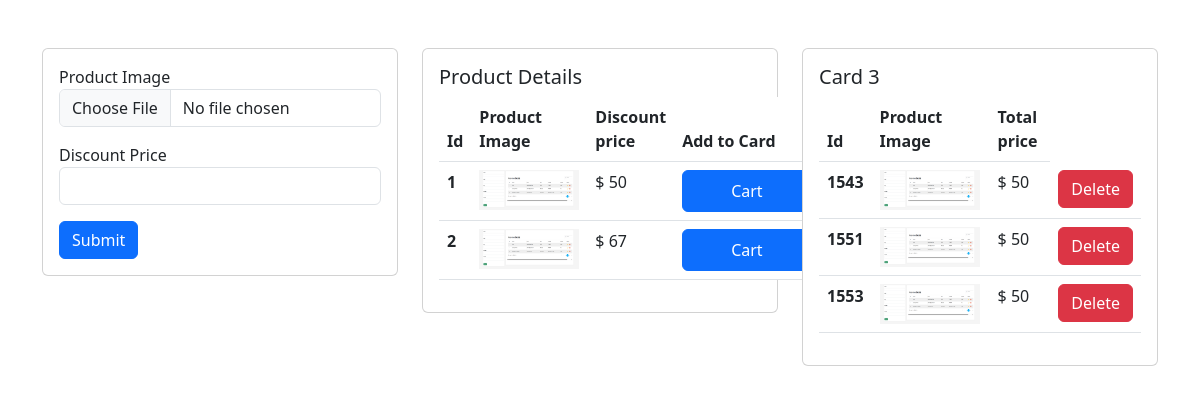
The app's page / (signed in), older data.
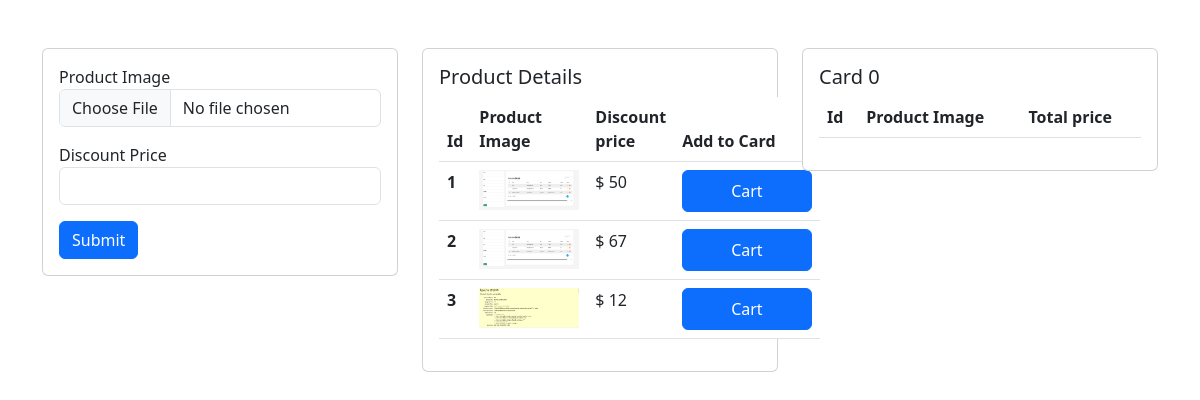
The same page, newer data.
### app/models.py (models this page shows, shortened)
class Product(models.Model):
    user = models.ForeignKey(User, on_delete=models.CASCADE)
    product_image=models.ImageField(upload_to = 'Media')
    dicount_price = models.PositiveIntegerField()

class Cart(models.Model):
    usercart = models.ForeignKey(User, on_delete=models.CASCADE)
    product = models.ForeignKey(Product, on_delete=models.CASCADE)
    quantity = models.PositiveIntegerField(default=1)
    @property
    def total_cost(self):
        return self.quantity*self.product.dicount_price

### app/views.py (the view, shortened to what this page needs)
# urls.py: path('' ,Product_add , name='product_add'),
def Product_add(request):
    pro = Product.objects.all()
    user = request.user
    card = Cart.objects.filter(usercart = user)
    count=card.count()
    return render(request, 'home.html' ,{'pro':pro ,'card':card,'count':count })

### templates/home.html (shortened to what this page needs)
<!DOCTYPE html>
<html lang="en">
<head>
    <link rel="stylesheet" href="https://cdn.jsdelivr.net/npm/bootstrap@5.3.0-alpha3/dist/css/bootstrap.min.css">
</head>
<body>
<div class="container pt-5">
<div class="row">
    <div class="col-sm-4">
      <div class="card">
        <div class="card-body">
        <form action="" method="post" enctype="multipart/form-data">
            <div class="">
                 <div class="mb-3">
                     <label for="">Product Image</label>
                   <input type="file" class="form-control"  name="pro_image" required>
                 </div>
                 <div class="mb-3">
                     <label for="">Discount Price</label>
                   <input type="text" class="form-control"  required name="dicount_price">
                 </div>
                 <button type="submit" class="btn btn-primary">Submit</button>
             </div>
             </form>
        </div>
      </div>
    </div>
    <div class="col-sm-4">
      <div class="card">
        <div class="card-body">
          <h5 class="card-title">Product Details </h5>
        <table class="table">
            <thead>
              <tr>
                <th scope="col">Id</th>
                <th scope="col">Product Image</th>
                <th scope="col">Discount price</th>
                <th scope="col">Add to Card</th>
              </tr>
            </thead>
            <tbody>
        {% for i  in pro %}
              <tr>
                <th scope="row">{{i.id}}</th>
                <td>
                <img src="media/{{i.product_image}}/" alt="" class="" width="100" height="40">
                </td>
                <td>$ {{i.dicount_price}}</td>
                <form action="{% url 'card' %}" class="d-inline " >
                    <td>
                    <button type="submit"  class="btn btn-primary shodow px-5 py-2">
                    Cart
                    </button>
                </td>
                </form>
              </tr>
        {% endfor %}
            </tbody>
          </table>
    </div>
      </div>
    </div>
    <div class="col-sm-4">
        <div class="card">
          <div class="card-body">
            <h5 class="card-title">Card {{count}}</h5>
          <table class="table">
              <thead>
                <tr>
                  <th scope="col">Id</th>
                  <th scope="col">Product Image</th>
                  <th scope="col">Total price</th>
                </tr>
              </thead>
              <tbody>
          {% for i  in card %}
                <tr>
                  <th scope="row">{{i.id}}</th>
                  <td>
                  <img src="{{i.product.product_image.url}}" alt="" class="" width="100" height="40">
                  </td>
                  <td>$ {{i.total_cost}}</td>
                  <td> <a href="{% url 'delete' i.id %}"><button class="btn btn-danger">Delete</button></a></td>
                </tr>
          {% endfor %}
              </tbody>
            </table>
      </div>
        </div>
      </div>
  </div>
</div>
</body>
</html>

Row changes from the older to the newer data that the page shows:
removed Cart: id "1543", product.product_image (picture), total_cost "50"
removed Cart: id "1551", product.product_image (picture), total_cost "50"
removed Cart: id "1553", product.product_image (picture), total_cost "50"
added Product: id "3", product_image (picture), dicount_price "12"
Text that changed along with them:
{{ count }}: "3" → "0"
